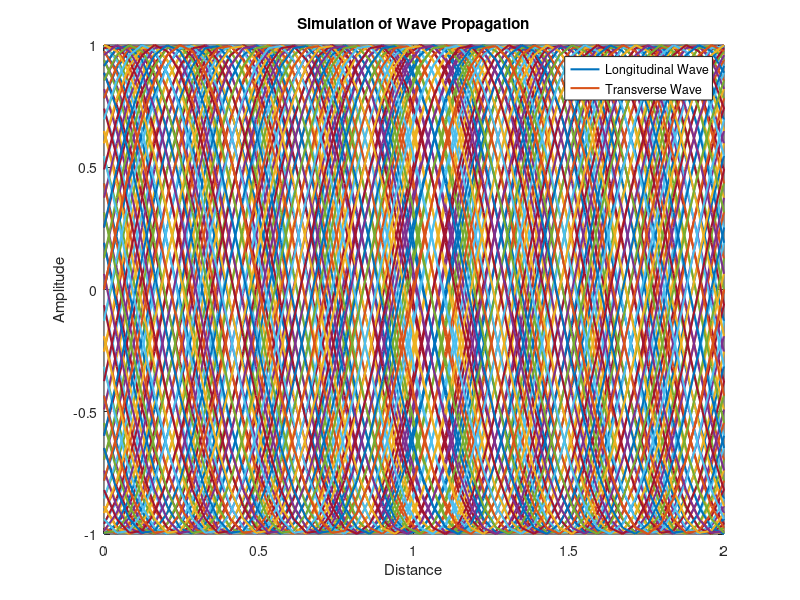

MATLAB code for this plot:
% Material properties
poisson_ratio = 0.1839;  % Poisson's ratio
density = 1.0;  % Density of the material
elastic_modulus = 1.0;  % Elastic modulus (arbitrary value for the simulation)

% Calculate wave velocities
v_longitudinal = sqrt((elastic_modulus * (1 - poisson_ratio)) / density);
v_transverse = sqrt(elastic_modulus / density);

% Simulation parameters
time = linspace(0, 2, 50);  % Time array
distance = linspace(0, 2, 50);  % Distance array

% Simulation of wave propagation
longitudinal_wave = sin(2*pi*v_longitudinal*time' - 2*pi*distance);
transverse_wave = sin(2*pi*v_transverse*time' - 2*pi*distance);

% Plotting the waves
figure(1);
clf

plot(distance, longitudinal_wave, 'LineWidth', 1.5);
hold on;
plot(distance, transverse_wave, 'LineWidth', 1.5);
xlabel('Distance');
ylabel('Amplitude');
title('Simulation of Wave Propagation');
legend('Longitudinal Wave', 'Transverse Wave');
grid on;
hold off
